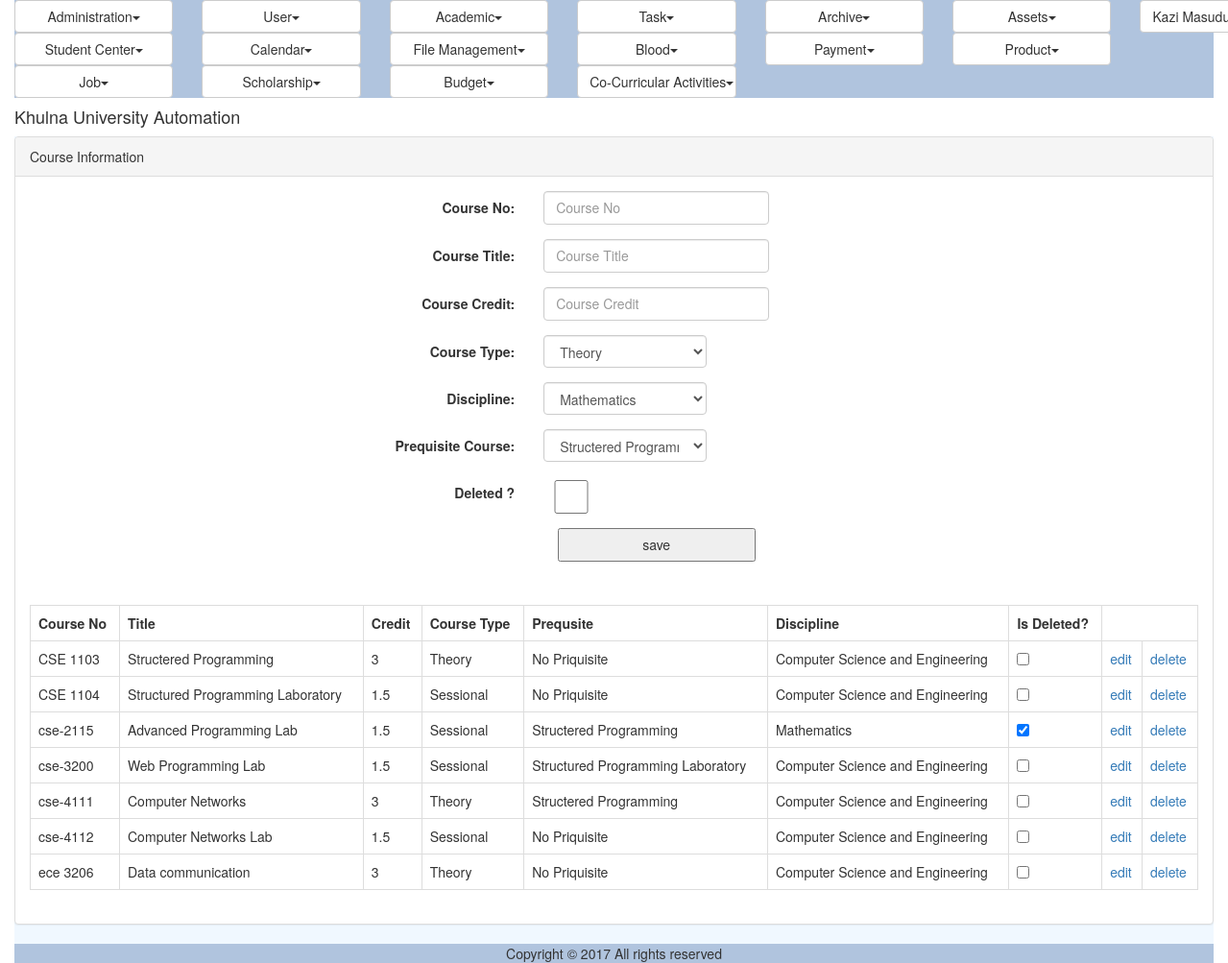
The app's page /course.php (signed in) with its own data.
### tables this page shows
CREATE TABLE IF NOT EXISTS `reg_course` (
  `ID` varchar(40) NOT NULL,
  `CourseNo` varchar(40) NOT NULL,
  `Title` varchar(100) NOT NULL,
  `Credit` double NOT NULL,
  `CourseTypeID` varchar(40) NOT NULL,
  `DisciplineID` varchar(40) NOT NULL,
  `PrequisiteID` varchar(40) DEFAULT NULL,
  `IsDeleted` tinyint(1) NOT NULL,
  PRIMARY KEY (`ID`)
);

CREATE TABLE IF NOT EXISTS `reg_course_type` (
  `ID` varchar(40) NOT NULL,
  `Name` varchar(30) NOT NULL,
  `SessionalTypeID` varchar(40) NOT NULL,
  PRIMARY KEY (`ID`)
);

CREATE TABLE IF NOT EXISTS `ums_discipline` (
  `ID` varchar(40) NOT NULL,
  `Name` varchar(50) NOT NULL,
  `ShortCode` varchar(20) DEFAULT NULL,
  `SchoolID` varchar(40) DEFAULT NULL,
  PRIMARY KEY (`ID`)
);

### util/class.util.inc (called while the page is built, shortened)
<?php
class ConfigUtil implements I_DBConfig, I_LogConfig, I_LanguageConfig{
	public static $s_instance;
	private $_host;
	private $_username;
	private $_password;
	private $_database;
	public static function getInstance() {
		if(!self::$s_instance) {
			self::$s_instance = new self();
		}
		return self::$s_instance;
	}
	private function readConfig(){
		$this->_ini_array = parse_ini_file(CONFIG.'system.ini');
		$this->_host =	$this->_ini_array['db_host'];
		$this->_username = $this->_ini_array['db_username'];
		$this->_password = $this->_ini_array['db_password'];
		$this->_database = $this->_ini_array['db_database'];
	}
	public function getDBHost(){
		return $this->_host;
	}
	public function getDBUserName(){
		return $this->_username;
	}
	public function getDBPassword(){
		return $this->_password;
	}
	public function getDBName(){
		return $this->_database;
	}
}
class DBUtil implements I_DBUtil {
	private static $s_instance;
	private $_host;
	private $_username;
	private $_password;
	private $_database;
	protected $_connection;
	protected $_result;
	public static function getInstance() {
		if(!self::$s_instance) {
			self::$s_instance = new self();
		}
		return self::$s_instance;
	}
	private function readDBConfig(){
		$_config = ConfigUtil::getInstance();
		$this->_host = $_config->getDBHost();
		$this->_username = $_config->getDBUserName();
		$this->_password = $_config->getDBPassword();
		$this->_database = $_config->getDBName();
	}
	private function setConnection(){
		$this->_connection = new mysqli($this->_host, $this->_username,
			$this->_password, $this->_database);
	}
	public function doQuery($sql) {
		$this->_result = $this->_connection->query($sql) or die(mysqli_error($this->_connection));
		return $this->_result;
	}
	public function getNumRows() {
		$this->_numRows = mysqli_num_rows($this->_result);
		return $this->_numRows;
	}
	public function getAllRows() {
		$rows = array();
		for($x = 0; $x < $this->getNumRows(); $x++) {
			$rows[] = mysqli_fetch_assoc($this->_result);
		}
		return $rows;
	}
	public function getTopRow() {
		return $this->_result->fetch_array();
	}
}
class LogUtil{
	private static $s_instance;
	public static function getInstance(){
		if(!self::$s_instance) {
			self::$s_instance = new self();
		}
		return self::$s_instance;
	}
}
class LangUtil{
	private static $s_instance;
	public static function getInstance() {
		if(!self::$s_instance) {
			self::$s_instance = new self();
		}
		return self::$s_instance;
	}
}
?>

### modules/registration/ui/blade/view.course.blade.inc (called while the page is built, shortened)
<?php
include_once UTILITY.'class.util.inc';
include_once MODULES_REGISTRATION.'bao/class.coursebao.inc';
include_once MODULES_REGISTRATION.'bao/class.course_typebao.inc';
include_once MODULES_USER.'bao/class.disciplinebao.inc';
$_CourseBAO = new CourseBAO();
$_CourseTypeBAO = new CourseTypeBAO();
$_DisciplineBAO = new DisciplineBAO();
?>

### modules/registration/bao/class.course_typebao.inc (called while the page is built, shortened)
<?php
include_once UTILITY.'class.util.inc';
include_once MODULES_REGISTRATION.'dao/class.course_typedao.inc';
Class CourseTypeBAO{
	private $_CourseTypeDAO;
	public function __construct(){
		$this->_CourseTypeDAO = new CourseTypeDAO();
	}
	public function getAllCourseTypes(){
		$Result = $this->_CourseTypeDAO->getAllCourseTypes();
		return $Result;
	}
}
?>

### modules/registration/dao/class.course_typedao.inc (called while the page is built, shortened)
<?php
include_once COMMON.'class.common.inc';
include_once COMMON.'class.common.course.inc';
include_once UTILITY.'class.util.inc';
Class CourseTypeDAO{
	private $_DB;
	public function __construct(){
		$this->_DB = DBUtil::getInstance();
	}
	public function getAllCourseTypes(){
		$CourseTypeList = array();
		$this->_DB->doQuery("SELECT * FROM reg_course_type");
		$rows = $this->_DB->getAllRows();
		for($i = 0; $i < sizeof($rows); $i++) {
			$row = $rows[$i];
			$this->_CourseType = new CourseType();
		    $this->_CourseType->setID ( $row['ID']);
		    $this->_CourseType->setName( $row['Name'] );
		    $sid = $row['SessionalTypeID'];
		    $this->_DB->doQuery("SELECT * FROM reg_course_sessional_type where ID='".$sid."'");
			$newrows = $this->_DB->getAllRows();
			for($j = 0; $j < sizeof($newrows); $j++) {
				$newrow = $newrows[$j];
		    	$value = $newrow['Name'] ;
			}
		    $this->_CourseType->setSessionalTypeID($value);
		    $CourseTypeList[]=$this->_CourseType;
		}
		$Result = new Result();
		$Result->setIsSuccess(1);
		$Result->setResultObject($CourseTypeList);
		return $Result;
	}
}
?>

### common/class.common.inc (called while the page is built, shortened)
<?php
class Result{
    private $_IsSuccess=0;
    private $_ResultObject;
    public function setIsSuccess($IsSuccess){
        $this->_IsSuccess = $IsSuccess;
    }
    public function getIsSuccess(){
        return $this->_IsSuccess;
    }
    public function setResultObject($ResultObject){
        $this->_ResultObject = $ResultObject;
    }
    public function getResultObject(){
        return $this->_ResultObject;
    }
}
?>

### common/class.common.course.inc (called while the page is built, shortened)
<?php
class CourseType
{
    private $_ID;
    private $_Name;
    public function setID ( $ID ) {
        $this->_ID = $ID;
    }
    public function getID () {
        return $this->_ID;
    }
    public function setName ( $Name ) {
        $this->_Name = $Name;
    }
    public function getName () {
        return $this->_Name;
    }
}
class Discipline{
    private $_ID;
    private $_Name;
    public function setID ( $ID ) {
        $this->_ID = $ID;
    }
    public function getID () {
        return $this->_ID;
    }
    public function setName( $Name ) {
        $this->_Name = $Name;
    }
    public function getName() {
        return $this->_Name;
    }
}
?>

### modules/user/bao/class.disciplinebao.inc (called while the page is built, shortened)
<?php
include_once UTILITY.'class.util.inc';
include_once MODULES_USER.'dao/class.disciplinedao.inc';
Class DisciplineBAO{
	private $_DisciplineDAO;
	public function __construct(){
		$this->_DisciplineDAO = new DisciplineDAO();
	}
	public function getAllDisciplines(){
		$Result = $this->_DisciplineDAO->getAllDisciplines();
		return $Result;
	}
}
?>

### modules/user/dao/class.disciplinedao.inc (called while the page is built, shortened)
<?php
include_once COMMON.'class.common.inc';
include_once COMMON.'class.common.course.inc';
include_once UTILITY.'class.util.inc';
Class DisciplineDAO{
	private $_DB;
	public function __construct(){
		$this->_DB = DBUtil::getInstance();
	}
	public function getAllDisciplines(){
		$DisciplineList = array();
		$this->_DB->doQuery("SELECT * FROM ums_discipline");
		$rows = $this->_DB->getAllRows();
		for($i = 0; $i < sizeof($rows); $i++) {
			$row = $rows[$i];
			$this->_Discipline = new Discipline();
		    $this->_Discipline->setID ( $row['ID']);
		    $this->_Discipline->setName( $row['Name'] );
		    $this->_Discipline->setShortCode( $row['ShortCode'] );
			$School = new School();
			$School->setID($row['SchoolID']);
			$this->_DB->doQuery("SELECT * FROM ums_school where ID='".$row['SchoolID']."'");
			$schoolRow = $this->_DB->getTopRow();
			$School->setName($schoolRow['Name']);
			$this->_Discipline->setSchool($School);
		    $DisciplineList[]=$this->_Discipline;
		}
		$Result = new Result();
		$Result->setIsSuccess(1);
		$Result->setResultObject($DisciplineList);
		return $Result;
	}
}
?>

### modules/registration/bao/class.coursebao.inc (called while the page is built, shortened)
<?php
include_once UTILITY.'class.util.inc';
include_once MODULES_REGISTRATION.'dao/class.coursedao.inc';
Class CourseBAO{
	private $_CourseDAO;
	public function __construct(){
		$this->_CourseDAO = new CourseDAO();
	}
	public function getAllCourses(){
		$Result = $this->_CourseDAO->getAllCourses();
		return $Result;
	}
}
?>

### modules/registration/dao/class.coursedao.inc (called while the page is built, shortened)
<?php
include_once COMMON.'class.common.inc';
include_once COMMON.'class.common.course.inc';
include_once UTILITY.'class.util.inc';
Class CourseDAO{
	private $_DB;
	public function __construct(){
		$this->_DB = DBUtil::getInstance();
	}
	public function getAllCourses(){
		$CourseList = array();
		$this->_DB->doQuery("SELECT * FROM reg_course Order by CourseNo ASC");
		$rows = $this->_DB->getAllRows();
		for($i = 0; $i < sizeof($rows); $i++) {
			$row = $rows[$i];
			$this->_Course = new Course();
			$this->_Course->setID($row['ID']);
		    $this->_Course->setCourseNo($row['CourseNo']);
		    $this->_Course->setTitle($row['Title']);
		    $this->_Course->setCredit($row['Credit']);
			$this->_Course->setISdeleted($row['IsDeleted']);
		    $coursetypeid = $row['CourseTypeID'];
		    $this->_DB->doQuery("SELECT * FROM reg_course_type where ID='".$coursetypeid."'");
			$newrows = $this->_DB->getAllRows();
			for($j = 0; $j < sizeof($newrows); $j++) {
				$newrow = $newrows[$j];
		    	$value = $newrow['Name'] ;
			}
			$this->_Course->setCourseTypeID($value);
		    $disciplineid = $row['DisciplineID'];
		    $this->_DB->doQuery("SELECT * FROM ums_discipline where ID='".$disciplineid."'");
			$newrows = $this->_DB->getAllRows();
			for($j = 0; $j < sizeof($newrows); $j++) {
				$newrow = $newrows[$j];
		    	$value = $newrow['Name'] ;
			}
			$this->_Course->setDisciplineID($value);
			$prequisiteid = $row['PrequisiteID'];
		    $this->_DB->doQuery("SELECT * FROM reg_course WHERE ID='".$prequisiteid."'");
			$newrows = $this->_DB->getAllRows();
			for($j = 0; $j < sizeof($newrows); $j++) {
				$newrow = $newrows[$j];
		    	$value = $newrow['Title'] ;
			}
			if(sizeof($newrows)!=0)
			   $this->_Course->setPrequisite($value);
			else
			   $this->_Course->setPrequisite("No Priquisite");
		    $CourseList[]=$this->_Course;
		}
		$Result = new Result();
		$Result->setIsSuccess(1);
		$Result->setResultObject($CourseList);
		return $Result;
	}
}
?>

### modules/registration/ui/view.course.inc (the view, shortened to what this page needs)
<?php
include_once 'blade/view.course.blade.inc';
include_once COMMON.'class.common.inc';
include_once COMMON.'class.common.course.inc';
?>
<div class="panel panel-default">
    <div class="panel-heading">Course Information</div>
    <div class="panel-body">
	<div id="form">
		<form method="post" class="form-horizontal">
			<div class="form-group">
          	<label class="control-label col-sm-4" for="txtName">Course No:</label>
          	<div class="col-sm-6">
			<input type="text" name="txtName" class="form-control"  placeholder="Course No" value="<?php
				if(isset($_GET['edit'])) echo $getROW->getCourseNo();  ?>" required/>
			</div>
			</div>
			<div class="form-group">
          	<label class="control-label col-sm-4" for="txtName">Course Title:</label>
          	<div class="col-sm-6">
			<input type="text" name="txttitle" class="form-control"  placeholder="Course Title" value="<?php
				if(isset($_GET['edit'])) echo $getROW->getTitle();  ?>" required/>
			</div>
			</div>
			<div class="form-group">
          	<label class="control-label col-sm-4" for="txtName">Course Credit:</label>
          	<div class="col-sm-6">
			<input type="text" name="txtcrdit" class="form-control"  placeholder="Course Credit" value="<?php
				if(isset($_GET['edit'])) echo $getROW->getCredit();  ?>" required/>
			</div>
			</div>
			<div class="form-group">
              	<label class="control-label col-sm-4" for="coursetype">Course Type:</label>
              	<div class="col-sm-6">
							<?php
							$Result = $_CourseTypeBAO->getAllCourseTypes();
							if ($Result->getIsSuccess())
								$CourseTypeList = $Result->getResultObject();
							?>
							<select name="coursetype" class="form-control" style="width:170px">
								<?php
								for ($i = 0; $i<sizeof($CourseTypeList); $i++){
									$CourseType = $CourseTypeList[$i];
									?>
									<?php
									if (!isset($_GET['edit'])){
										?>
										<option value="<?php echo $CourseType->getID();?>" > <?php echo $CourseType->getName(); ?>
										</option>
										<?php
									}
											?>
											<?php
								}
								?>
							</select>
					</div>
			</div>
			<div class="form-group">
              	<label class="control-label col-sm-4" for="discipline">Discipline:</label>
              	<div class="col-sm-6">
							<?php
							$Result = $_DisciplineBAO->getAllDisciplines();
							if ($Result->getIsSuccess())
								$DisciplineList = $Result->getResultObject();
							?>
							<select name="discipline" class="form-control" style="width:170px">
								<?php
								for ($i = 0; $i<sizeof($DisciplineList); $i++){
									$Discipline = $DisciplineList[$i];
									?>
									<?php
									if (!isset($_GET['edit'])){
										?>
										<option value="<?php echo $Discipline->getID();?>" > <?php echo $Discipline->getName(); ?>
										</option>
										<?php
									}
											?>
											<?php
								}
								?>
							</select>
				</div>
			</div>
			<div class="form-group">
              	<label class="control-label col-sm-4" for="prequsite">Prequisite Course:</label>
              	<div class="col-sm-6">
							<?php
				                    $Result = $_CourseBAO->getAllCourses();
							        if ($Result->getIsSuccess())
								        $CourseList = $Result->getResultObject();
							    ?>
							<select name="prequsite" class="form-control" style="width:170px">
								<?php
								for ($i = 0; $i<sizeof($CourseList); $i++){
									$Course = $CourseList[$i];
									?>
									<?php
									if (!isset($_GET['edit'])){
										?>
										<option value="<?php echo $Course->getID();?>" > <?php echo $Course->getTitle(); ?>
										</option>
										<?php
									}
											?>
											<?php
								}
								?>
							</select>
				</div>
			</div>
			<div class="form-group">
              	<label class="control-label col-sm-4" for="ISdeleted">Deleted ?</label>
              	<div class="col-sm-2">
							<input type="checkbox" name="ISdeleted"
							<?php
							if (isset($_GET['edit'])){
								if($getROW->getISdeleted() == 1)
								{
									?>
									checked = "checked"
									<?php
								}
							}
							?>
							/>
				</div>
			</div>
	        <div class="form-group">
              	<div class="col-sm-offset-2 col-sm-10">
							<?php
							if(isset($_GET['edit']))
							{
								?>
								<button type="submit" name="update">update</button>
								<?php
							}
							else
							{
								?>
								<button type="submit" name="save">save</button>
								<?php
							}
							?>
				</div>
			</div>
			</form>
</div>
</div>
<div class="panel-body">
<table class="table table-bordered">
				<?php
				$Result = $_CourseBAO->getAllCourses();
				if($Result->getIsSuccess()){
					$Courses = $Result->getResultObject();
					?>
					<tr>
						<th>Course No</th>
						<th>Title</th>
						<th>Credit</th>
						<th>Course Type</th>
						<th>Prequsite</th>
						<th>Discipline</th>
						<th>Is Deleted?</th>
					</tr>
					<?php
					for($i = 0; $i < sizeof($Courses); $i++) {
						$Course = $Courses[$i];
						?>
						<tr>
							<td><?php echo $Course->getCourseNo(); ?></td>
							<td><?php echo $Course->getTitle(); ?></td>
							<td><?php echo $Course->getCredit(); ?></td>
							<td><?php echo $Course->getCourseTypeID(); ?></td>
							<td><?php echo $Course->getPrequisite(); ?></td>
							<td><?php echo $Course->getDisciplineID(); ?></td>
							<td><input type="checkbox" name="name1" onclick="return false;"
								<?php
								if($Course->getISdeleted() == 1)
								{
									?>
									checked = "checked"
									<?php
								}
								?>/></td>
								<td><a href="?edit=<?php echo $Course->getID(); ?>" onclick="return confirm('sure to edit !'); " >edit</a></td>
								<td><a href="?del=<?php echo $Course->getID(); ?>" onclick="return confirm('sure to delete !'); " >delete</a></td>
							</tr>
							<?php
						}
					}
					else{
	echo $Result->getResultObject();
}
?>
</table>
</div>
</div>

### records on screen
reg_course: CourseNo "CSE 1103", Title "Structered Programming", Credit "3", Prequisite "No Priquisite"
reg_course_type: Name "Theory"
ums_discipline: Name "Computer Science and Engineering"
reg_course: CourseNo "CSE 1104", Title "Structured Programming Laboratory", Credit "1.5", Prequisite "No Priquisite"
reg_course_type: Name "Sessional"
reg_course: CourseNo "cse-2115", Title "Advanced Programming Lab", Credit "1.5", IsDeleted "☑"
ums_discipline: Name "Mathematics"
reg_course: CourseNo "cse-3200", Title "Web Programming Lab", Credit "1.5"
reg_course: CourseNo "cse-4111", Title "Computer Networks", Credit "3"
reg_course: CourseNo "cse-4112", Title "Computer Networks Lab", Credit "1.5", Prequisite "No Priquisite"
reg_course: CourseNo "ece 3206", Title "Data communication", Credit "3", Prequisite "No Priquisite"

### other values on screen
$globalMenu[$i]->getTitle() "Administration User Academic Task Archive Assets Student Center Calendar File Management Blood Payment Product Job Scholarship Budget Co-Curricular Activities"
$CurrentUser->getFullName() "Kazi…"
form field coursetype "Theory"
form field discipline "Mathematics"
form field prequsite "Structered Programming"
